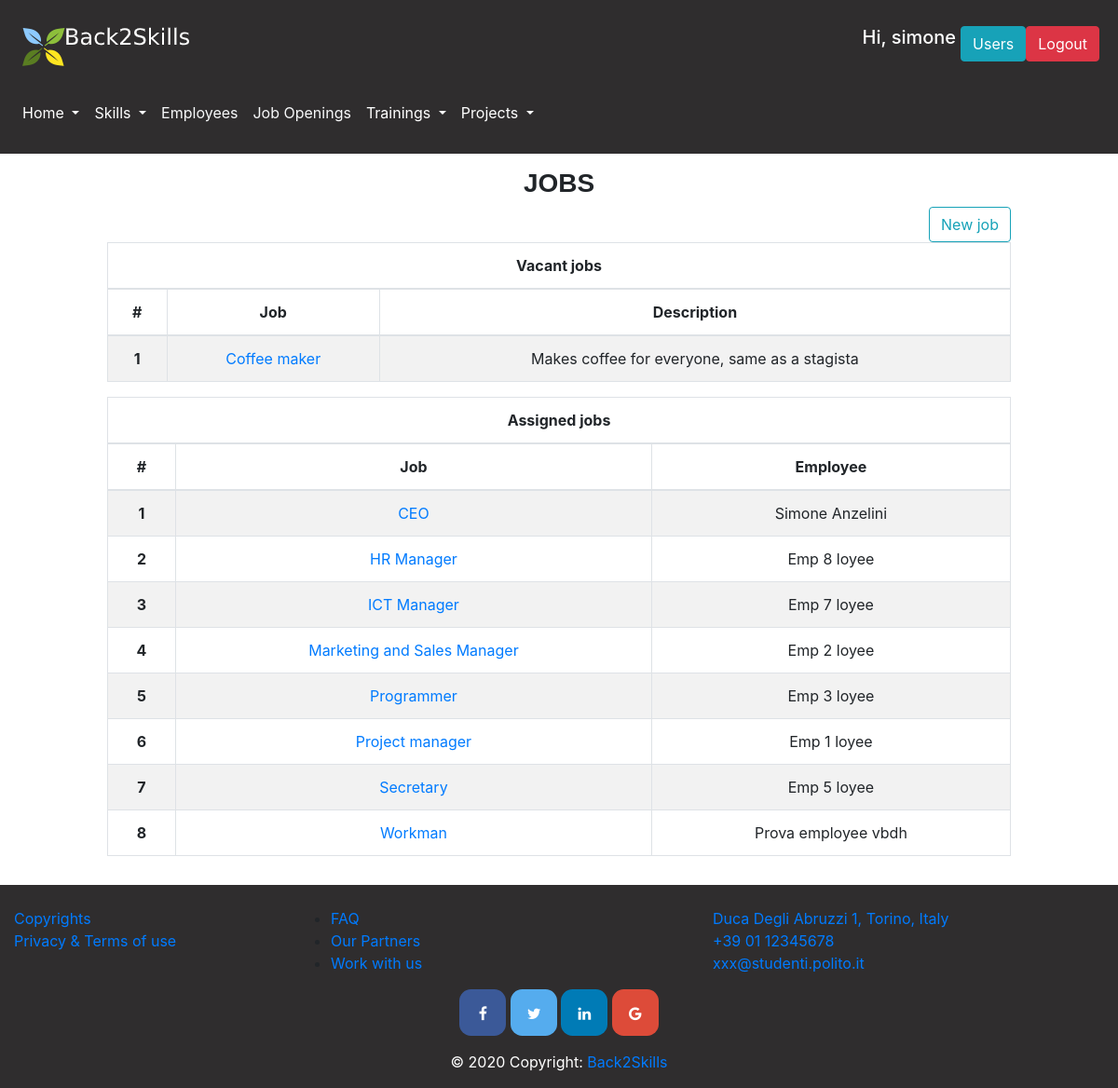
/jobs (signed in), run on the app's committed database.
### database.py (models this page shows, shortened)
class User(db.Model):
    __tablename__ = 'user'
    id = db.Column(db.Integer, primary_key=True)
    name = db.Column(db.String)
    surname = db.Column(db.String)
    email = db.Column(db.String, nullable=False, unique=True)
    password = db.Column(db.String, nullable=False)
    admin = db.Column(db.Boolean)
    project = db.Column(db.Integer, db.ForeignKey('project.id'))
    @property
    def is_authenticated(self):
        return True

class Role(db.Model):
    __tablename__ = 'role'
    id = db.Column(db.Integer, primary_key=True)
    name = db.Column(db.String)
    description = db.Column(db.String)
    employee = db.relationship("Employee")
    skill = db.relationship("Skill", secondary="role_skill")

class Employee(db.Model):
    __tablename__ = 'employee'
    id = db.Column(db.Integer, primary_key=True)
    photo = db.Column(db.String(100), nullable=False, default='')
    cv = db.Column(db.String) #eventually we can put a link to the Curriculum Vitae file
    name = db.Column(db.String)
    surname = db.Column(db.String)
    email = db.Column(db.String)
    telephone = db.Column(db.String)
    date_of_birth = db.Column(db.Date)
    date_of_assumption = db.Column(db.Date)
    living_place = db.Column(db.String)
    driving_licence = db.Column(db.Boolean) #I would say we only specify whether he/she has it or not, so true or false
    role = db.Column(db.Integer, db.ForeignKey('role.id'))
    skill = db.relationship("Skill", secondary="employee_skill")
    training = db.relationship("Training", secondary="employee_training")
    project_role = db.relationship("Project_Role")
    state_in_company = db.Column(db.String)
    education_level = db.Column(db.String)
    language_certificate = db.Column(db.String)

### app.py (the view, shortened to what this page needs)
@app.route('/jobs',methods=['POST'])
@app.route('/jobs')
@login_required
def jobs():
    soft_skill=get_soft_skills()
    hard_skill=get_hard_skills()
    job_skill=soft_skill+hard_skill
    roles=get_roles()
    employee_list=[]
    for role in roles:
        employee_list.append(get_employee_by_role(role.id))
    open=[]
    closed=[]
    for job in roles:
        if job.employee:
            closed.append(job)
        else:
             open.append(job)
    return render_template('jobs.html',softskill=soft_skill,hardskill=hard_skill,role=roles,open=open,closed=closed,employee=employee_list,job_skill=job_skill)

### app.py (called while the page is built)
@app.after_request
def add_header(r):
    r.headers["Cache-Control"] = "no-cache, no-store, must-revalidate"
    r.headers["Pragma"] = "no-cache"
    r.headers["Expires"] = "0"
    r.headers['Cache-Control'] = 'public, max-age=0'
    return r

@login_manager.user_loader
def load_user(user_id):
    return get_user_by_id(user_id)

### database.py (called while the page is built)
def get_employee_by_role(role_id):
    empl=Employee.query.filter(Employee.role==role_id).first()
    return empl

def get_user_by_id(user_id):
    return User.query.filter(User.id==user_id).first()

def get_soft_skills():
    ss=Skill.query.filter(or_(Skill.type=="soft",Skill.type=="Soft")).all()
    ss.sort(key=lambda x: x.name)
    return ss

def get_hard_skills():
    hs=Skill.query.filter(or_(Skill.type=="hard", Skill.type=="Hard")).all()
    hs.sort(key=lambda x: x.name)
    return hs

def get_roles():
    roles=Role.query.all()
    roles.sort(key=lambda x: x.name)
    return roles

### templates/jobs.html (shortened to what this page needs)
{% extends "layout.html" %}
{% block pageContent %}
    <h3 class="section-title">Jobs </h3>
    <div class="row">
        <div class="col-md-1"></div>
        <div class="col-md-10">
            {% if current_user.is_authenticated and current_user.admin %}
                <button type="button" class="btn btn-outline-info float-right" data-toggle="modal" data-target="#newJobModal">
                    New job
                </button>
            {% endif %}
            <br/>
            <div class="table-responsive">
                <table class="table table-hover table-bordered table-striped text-center">
                    <thead>
                    <tr>
                        <th colspan="3">Vacant jobs</th>
                    </tr>
                    <tr>
                        <th>#</th>
                        <th>Job</th>
                        <th>Description</th>
                    </tr>
                    </thead>
                    <tbody>
                    {% for role in open %}
                        <tr>
                            <th scope="row">{{ loop.index }}</th>
                            <td><a href="/job/{{ role.id }}"> {{ role.name }} </a></td>
                            <td>{{ role.description}}</td>
                        </tr>
                    {% endfor %}
                    </tbody>
                </table>
                <table class="table table-hover table-bordered table-striped text-center">
                    <thead>
                    <tr>
                        <th colspan="3">Assigned jobs</th>
                    </tr>
                    <tr>
                        <th>#</th>
                        <th>Job</th>
                        <th>Employee</th>
                    </tr>
                    </thead>
                    <tbody>
                    {% for role in closed %}
                        <tr>
                            <th scope="row">{{ loop.index }}</th>
                            <td><a href="/job/{{ role.id }}"> {{ role.name }} </a></td>
                            <td>
                                {% for empl in employee %}
                                    {% if empl.role==role.id %}
                                        {{empl.name}} {{ empl.surname }}
                                    {% endif %}
                                {% endfor %}
                            </td>
                        </tr>
                    {% endfor %}
                    </tbody>
                </table>
            </div>
        </div>
        <div class="col-md-1"></div>
    </div>
{% endblock %}

### templates/layout.html (shortened to what this page needs)
<!DOCTYPE html>
<html lang="en">
<head>
    <link rel="stylesheet" href="{{ url_for('static',filename='css/bootstrap.css') }}" >
    <link rel="stylesheet" href="{{ url_for('static',filename='css/bootstrap-override.css') }}" >
</head>
<body>
<header>
    <nav class="navbar navbar-expand-lg navbar-light light-dark" id="loginNavbar">
        <a class="navbar-brand" href="/home"><img src="/static/images/Logosmallwhite.png" alt=""></a>
        {% if current_user.is_authenticated%}
            <div class="btn-group ml-auto mr-1">
                <h5 style="color: white; margin-right: 5px;">Hi, {{ current_user.name }}</h5>
                {% if current_user.admin %}
                    <a href="/users"><button class="btn btn-info">Users</button></a>
                {% else %}
                    {% if current_user.project %}
                        <a href="/project/{{ current_user.project }}"><button class="btn btn-info">Your project</button></a>
                    {% endif %}
                {% endif %}
                <form action="/logout" method="POST">
                    <button type="submit" class="btn btn-danger">Logout</button>
                </form>
            </div>
        {% else %}
            <a href="/login" class="btn btn-info ml-auto mr-1" role="button">Login</a>
        {% endif %}
    </nav>
    <nav class="navbar navbar-expand-lg navbar-light text-white light-dark" id="menuNavbar">
        <div class="collapse navbar-collapse" id="navbarSupportedContent">
            <ul class="navbar-nav mr-auto">
                <li class="nav-item dropdown ">
                    <a class="nav-link dropdown-toggle text-white" href="#" id="homepageDropdown" role="button" data-toggle="dropdown" aria-haspopup="true" aria-expanded="false">
                        Home
                    </a>
                </li>
                <li class="nav-item dropdown">
                    <a class="nav-link dropdown-toggle text-white" href="/skills" id="skillsDropdown" role="button" data-toggle="dropdown" aria-haspopup="true" aria-expanded="false">
                        Skills
                    </a>
                </li>
                <li class="nav-item">
                    <a class="nav-link" href="/employees" id="employeesButton" role="button" aria-haspopup="true" aria-expanded="false" >
                        <p class="text-light"> Employees</p>
                    </a>
                </li>
                <li class="nav-item">
                    <a class="nav-link" href="/jobs" id="jobsButton" role="button" aria-haspopup="true" aria-expanded="false">
                        <p class="text-light">Job Openings</p>
                    </a>
                </li>
                <li class="nav-item dropdown">
                    <a class="nav-link dropdown-toggle text-white" href="#" id="trainingsDropdown" role="button" data-toggle="dropdown" aria-haspopup="true" aria-expanded="false">
                        Trainings
                    </a>
                </li>
                <li class="nav-item dropdown">
                    <a class="nav-link dropdown-toggle text-white" href="#" id="projectsDropdown" role="button" data-toggle="dropdown" aria-haspopup="true" aria-expanded="false">
                        Projects
                    </a>
                </li>
            </ul>
        </div>
    </nav>
</header>
<main role="main" id="main-container">
    {% block pageContent %}
    {% endblock %}
</main>
<footer class="page-footer font-small light-dark pt-4">
    <div class="container-fluid text-center text-md-left">
        <div class="row">
            <div class="col-md-3 mb-md-0 mb-3">
                <ul class="list-unstyled">
                    <li>
                        <a href="#">Copyrights</a>
                    </li>
                    <li>
                        <a href="#">Privacy & Terms of use</a>
                    </li>
                </ul>
            </div>
            <div class="col-md-3 mb-md-0 mb-3">
                <ul>
                    <li>
                        <a href="/faq" role="button">FAQ</a>
                    </li>
                    <li>
                        <a href="#">Our Partners</a>
                    </li>
                    <li>
                        <a href="#">Work with us</a>
                    </li>
                </ul>
            </div>
            <div class="col-md-3 mx-auto">
                <ul class="list-unstyled">
                    <li>
                        <a href="#!">Duca Degli Abruzzi 1, Torino, Italy</a>
                    </li>
                    <li>
                        <a href="#!">+39 01 12345678</a>
                    </li>
                    <li>
                        <a href="#!">xxx@studenti.polito.it</a>
                    </li>
                </ul>
            </div>
        </div>
    </div>
    <div class="container">
        <div class="mx-auto" style="width: 400px;">
            <link rel="stylesheet" href="https://cdnjs.cloudflare.com/ajax/libs/font-awesome/4.7.0/css/font-awesome.min.css">
            <div class=" text-center">
                <a href="#" class="fa fa-facebook" style="font-size: medium"></a>
                <a href="#" class="fa fa-twitter" style="font-size: medium"></a>
                <a href="#" class="fa fa-linkedin" style="font-size: medium"></a>
                <a href="#" class="fa fa-google" style="font-size: medium"></a>
            </div>
        </div>
    </div>
    <div class="footer-copyright text-white text-center py-3">© 2020 Copyright:
        <a href=""> Back2Skills</a>
    </div>
</footer>
</body>
</html>

### data on the page
User: name "simone"
Role: name "Coffee maker", description "Makes coffee for everyone, same as a stagista"
Role: name "CEO"
Employee: name "Simone", surname "Anzelini"
Role: name "HR Manager"
Employee: name "Emp 8", surname "loyee"
Role: name "ICT Manager"
Employee: name "Emp 7", surname "loyee"
Role: name "Marketing and Sales Manager"
Employee: name "Emp 2", surname "loyee"
Role: name "Programmer"
Employee: name "Emp 3", surname "loyee"
Role: name "Project manager"
Employee: name "Emp 1", surname "loyee"
Role: name "Secretary"
Employee: name "Emp 5", surname "loyee"
Role: name "Workman"
Employee: name "Prova employee", surname "vbdh"
